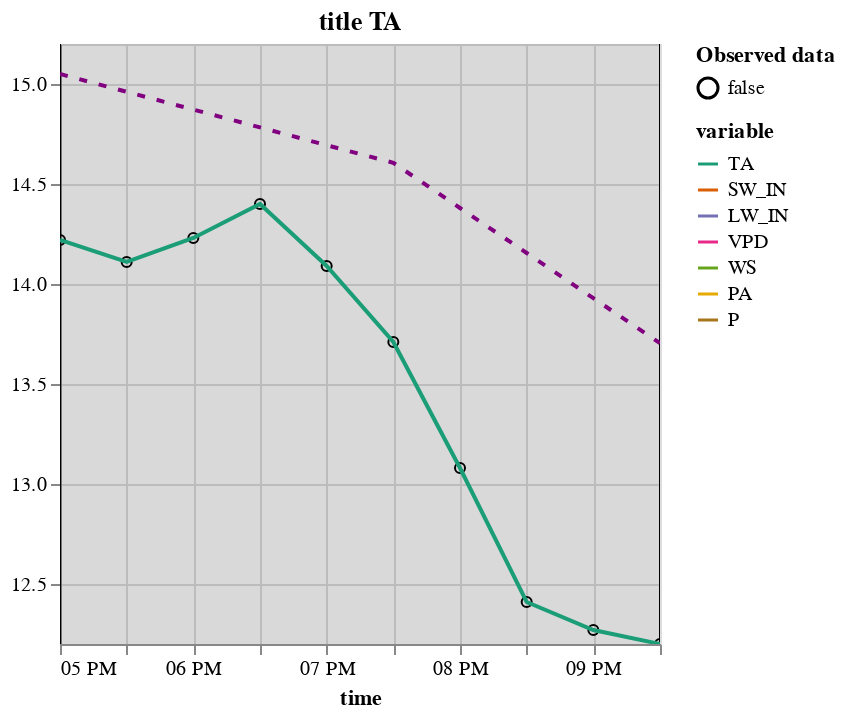

Notebook code for this chart:
### Code cell
plot_variable(m_df.tidy(control_map=hai_control), "TA", title="title TA", control=True)

### Figure 1 — Vega-Lite specification as saved in the notebook (floating-point values rounded to 4 significant figures)
{"config": {"view": {"continuousWidth": 300, "continuousHeight": 300}}, "layer": [{"data": {"name": "data-9e47c6211d974c1a29b5f62797e0d197"}, "mark": {"type": "point", "color": "black", "fillOpacity": 1, "size": 25, "strokeWidth": 1}, "encoding": {"fill": {"field": "is_present", "legend": {"title": ["Observed data"]}, "scale": {"range": ["#ffffff00", "gray"]}, "type": "nominal"}, "x": {"axis": {"domain": true, "labels": true, "ticks": true, "title": "time"}, "field": "time", "type": "temporal"}, "y": {"field": "value", "scale": {"zero": false}, "title": "", "type": "quantitative"}}}, {"layer": [{"mark": "rule", "encoding": {"x": {"field": "gap_start", "type": "temporal"}}}, {"mark": "rule", "encoding": {"x": {"field": "gap_end", "type": "temporal"}}}, {"mark": {"type": "rect", "color": "black", "opacity": 0.15}, "encoding": {"x": {"field": "gap_start", "type": "temporal"}, "x2": {"field": "gap_end"}}}], "data": {"name": "data-25af61cd5757f427342361a34fb5ea62"}}, {"data": {"name": "data-9e47c6211d974c1a29b5f62797e0d197"}, "mark": {"type": "line", "color": "purple", "strokeDash": [4, 6]}, "encoding": {"x": {"field": "time", "title": "time", "type": "temporal"}, "y": {"field": "control", "scale": {"zero": false}, "title": "", "type": "quantitative"}}, "name": "view_2"}, {"data": {"name": "data-9e47c6211d974c1a29b5f62797e0d197"}, "mark": "line", "encoding": {"color": {"field": "variable", "scale": {"domain": ["TA", "SW_IN", "LW_IN", "VPD", "WS", "PA", "P"], "range": ["#1B9E77", "#D95F02", "#7570B3", "#E7298A", "#66A61E", "#E6AB02", "#A6761D", "#666666"]}, "type": "nominal"}, "x": {"field": "time", "title": "time", "type": "temporal"}, "y": {"field": "value", "scale": {"zero": false}, "title": "", "type": "quantitative"}}}], "params": [{"name": "param_8", "select": {"type": "interval"}, "bind": "scales", "views": ["view_2"]}], "title": "title TA", "$schema": "https://vega.github.io/schema/vega-lite/v5.2.0.json", "datasets": {"data-9e47c6211d974c1a29b5f62797e0d197": [{"time": "2000-06-15T17:00:00", "variable": "TA", "value": 14.22, "control": 15.05, "is_present": false}, {"time": "2000-06-15T17:30:00", "variable": "TA", "value": 14.11, "control": 14.96, "is_present": false}, {"time": "2000-06-15T18:00:00", "variable": "TA", "value": 14.23, "control": 14.87, "is_present": false}, {"time": "2000-06-15T18:30:00", "variable": "TA", "value": 14.4, "control": 14.78, "is_present": false}, {"time": "2000-06-15T19:00:00", "variable": "TA", "value": 14.09, "control": 14.69, "is_present": false}, {"time": "2000-06-15T19:30:00", "variable": "TA", "value": 13.71, "control": 14.61, "is_present": false}, {"time": "2000-06-15T20:00:00", "variable": "TA", "value": 13.08, "control": 14.38, "is_present": false}, {"time": "2000-06-15T20:30:00", "variable": "TA", "value": 12.41, "control": 14.15, "is_present": false}, {"time": "2000-06-15T21:00:00", "variable": "TA", "value": 12.27, "control": 13.93, "is_present": false}, {"time": "2000-06-15T21:30:00", "variable": "TA", "value": 12.2, "control": 13.7, "is_present": false}], "data-25af61cd5757f427342361a34fb5ea62": [{"gap_start": "2000-06-15T17:00:00", "gap_end": "2000-06-15T21:30:00"}]}}
